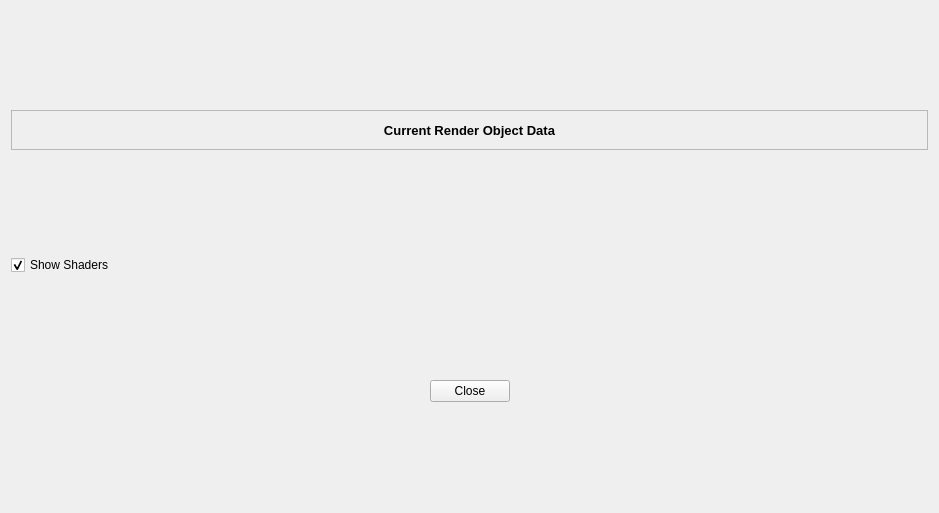
<?xml version="1.0" encoding="UTF-8"?>
<ui version="4.0">
 <class>RendererObjectWidget</class>
 <widget class="QWidget" name="RendererObjectWidget">
  <property name="geometry">
   <rect>
    <x>0</x>
    <y>0</y>
    <width>939</width>
    <height>513</height>
   </rect>
  </property>
  <property name="windowTitle">
   <string>Render Objects</string>
  </property>
  <layout class="QVBoxLayout" name="verticalLayout">
   <item>
    <widget class="QFrame" name="frame_3">
     <property name="maximumSize">
      <size>
       <width>16777215</width>
       <height>40</height>
      </size>
     </property>
     <property name="autoFillBackground">
      <bool>false</bool>
     </property>
     <property name="frameShape">
      <enum>QFrame::StyledPanel</enum>
     </property>
     <property name="frameShadow">
      <enum>QFrame::Raised</enum>
     </property>
     <property name="midLineWidth">
      <number>0</number>
     </property>
     <layout class="QHBoxLayout" name="horizontalLayout_2">
      <item>
       <widget class="QLabel" name="label_2">
        <property name="minimumSize">
         <size>
          <width>0</width>
          <height>0</height>
         </size>
        </property>
        <property name="font">
         <font>
          <pointsize>10</pointsize>
          <weight>75</weight>
          <bold>true</bold>
         </font>
        </property>
        <property name="text">
         <string>Current Render Object Data</string>
        </property>
        <property name="alignment">
         <set>Qt::AlignCenter</set>
        </property>
       </widget>
      </item>
     </layout>
    </widget>
   </item>
   <item>
    <layout class="QVBoxLayout" name="textBrowserLayout"/>
   </item>
   <item>
    <widget class="QCheckBox" name="showShadersBox">
     <property name="text">
      <string>Show Shaders</string>
     </property>
     <property name="checked">
      <bool>true</bool>
     </property>
    </widget>
   </item>
   <item>
    <layout class="QHBoxLayout" name="horizontalLayout">
     <item>
      <spacer name="horizontalSpacer">
       <property name="orientation">
        <enum>Qt::Horizontal</enum>
       </property>
       <property name="sizeHint" stdset="0">
        <size>
         <width>40</width>
         <height>20</height>
        </size>
       </property>
      </spacer>
     </item>
     <item>
      <widget class="QPushButton" name="closeButton">
       <property name="text">
        <string>Close</string>
       </property>
      </widget>
     </item>
     <item>
      <spacer name="horizontalSpacer_2">
       <property name="orientation">
        <enum>Qt::Horizontal</enum>
       </property>
       <property name="sizeHint" stdset="0">
        <size>
         <width>40</width>
         <height>20</height>
        </size>
       </property>
      </spacer>
     </item>
    </layout>
   </item>
  </layout>
 </widget>
 <resources/>
 <connections/>
</ui>
